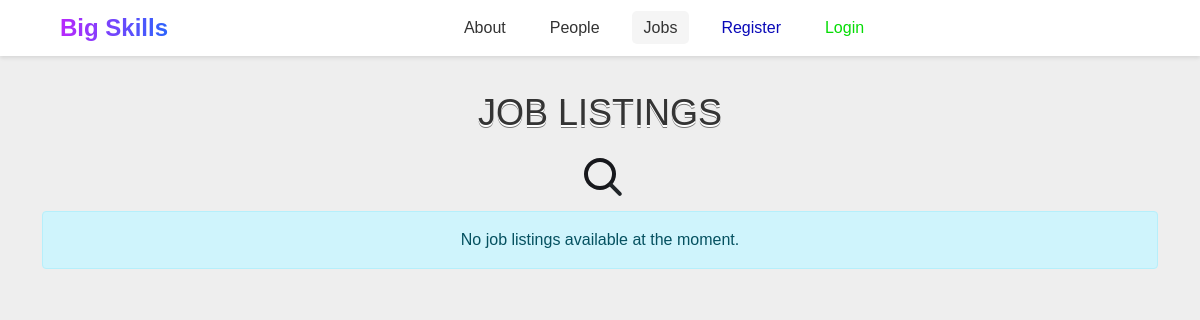
/jobs, run on an earlier commit of the app's database.
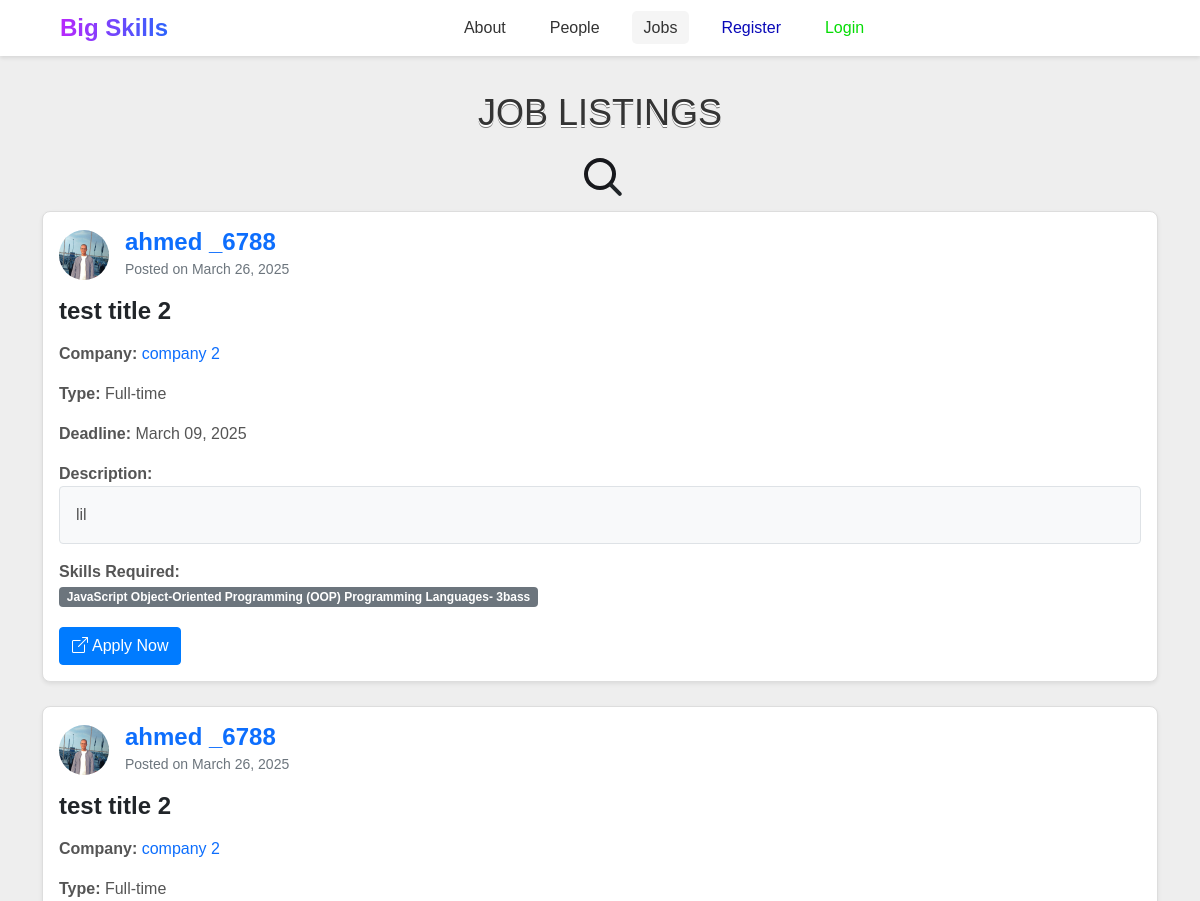
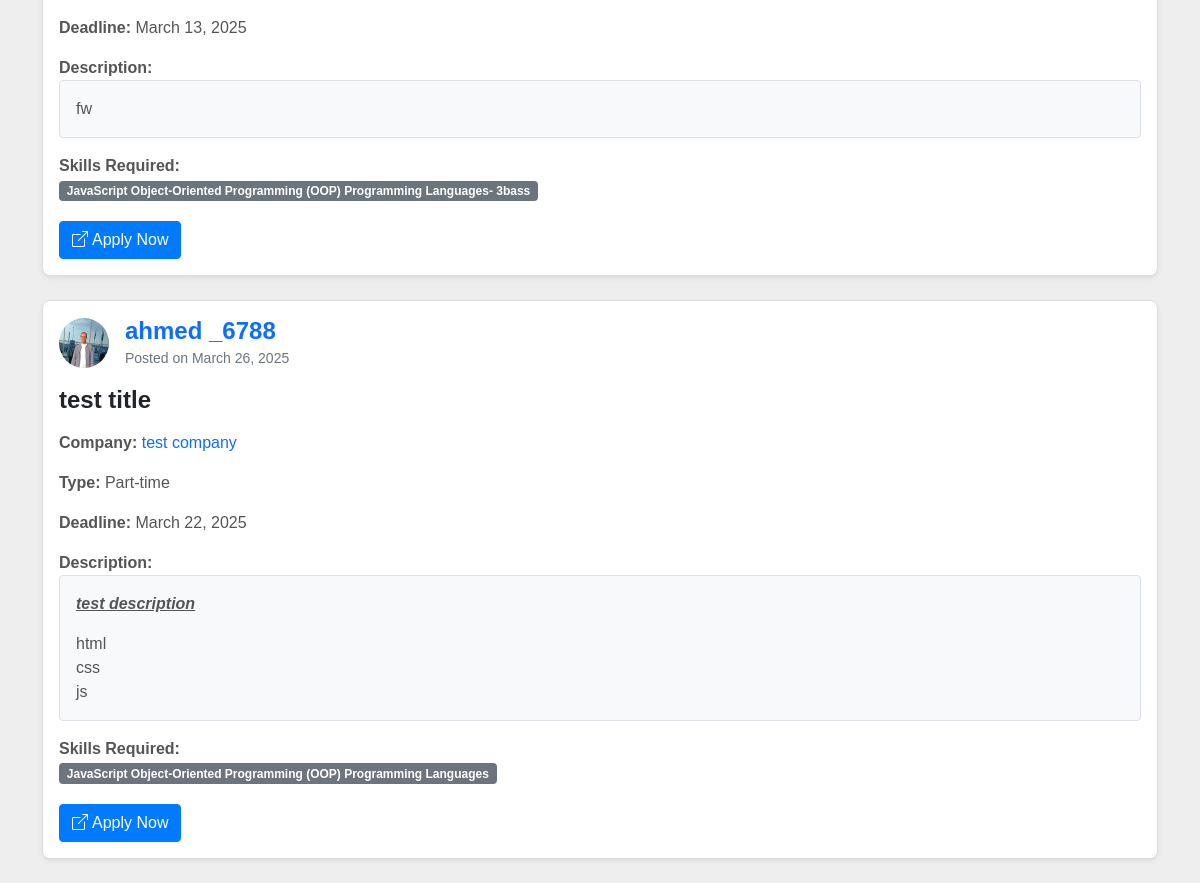
And on a later commit of the database (2 pictures, top to bottom).
### webapp/models.py (models this page shows, shortened)
class Jobs(db.Model):
    id = db.Column(db.Integer, primary_key=True)
    title = db.Column(db.String(100), nullable=False)
    type = db.Column(db.String(50), nullable=False)
    company = db.Column(db.String(100), nullable=False)
    company_url = db.Column(db.String(255), nullable=True)
    description = db.Column(db.Text, nullable=False)
    skills_required = db.Column(db.String(255), nullable=False)
    link_to_apply = db.Column(db.String(255), nullable=False)
    date_posted = db.Column(db.DateTime, nullable=False, default=datetime.utcnow)
    deadline = db.Column(db.DateTime, nullable=False)
    posted_by_id = db.Column(db.Integer, db.ForeignKey("user.id"), nullable=False)
    posted_by = db.relationship("User", backref="posted_jobs")
    saved_by = db.relationship("User", secondary="job_saves", backref="saved_jobs")

class User(db.Model, UserMixin):
    id = db.Column(db.Integer, primary_key=True)
    fname = db.Column(db.String(25), nullable=False)
    lname = db.Column(db.String(25), nullable=False)
    username = db.Column(db.String(25), unique=True, nullable=False)
    email = db.Column(db.String(125), unique=True, nullable=False)
    image_file = db.Column(db.String(255), nullable=False, default="default/default.png")  # Increased length
    password = db.Column(db.String(60), nullable=False)
    phone_number = db.Column(db.String(15), nullable=True)
    bio = db.Column(db.Text, nullable=True)
    resume_link = db.Column(db.String(255), nullable=True)
    register_as = db.Column(db.String(255), nullable=True)
    skills = db.relationship("Skills", backref="author", lazy=True)

### webapp/routes.py (the view, shortened to what this page needs)
@main_pages.route("/jobs")
def jobs():
    search_query = request.args.get('search', '')  # Get search query from URL parameters
    jobs_query = Jobs.query.order_by(Jobs.date_posted.desc())
    all_jobs = jobs_query.all()
    return render_template("jobs.html", jobs=all_jobs, user=current_user,
                         custom="jobs", search_query=search_query,js="search")

### webapp/templates/jobs.html (shortened to what this page needs)
{% extends "layout.html" %}
{% block jobsactive %}active{% endblock %}
{% block content %}
<div class="container mt-5">
    <h1 class="text-center mb-4">Job Listings</h1>
    <form class="form-search-bar" method="GET" action="{{ url_for('main_pages.jobs') }}">
        <input id="search" name="search" type="search" pattern=".*\S.*" required
               value="{{ search_query if search_query }}">
        <span class="caret"></span>
    </form>
    {% if jobs %}
        {% for job in jobs %}
        <div class="card mb-4 shadow-sm">
            <div class="card-body">
                <div class="d-flex align-items-center mb-3">
                    <img class="rounded-circle me-3"
                         src="{{ url_for('static', filename='profile_pics/' + (job.posted_by.image_file or 'default/default.png')) }}"
                         alt="{{ job.posted_by.username }}"
                         style="width: 50px; height: 50px; object-fit: cover;">
                    <div>
                        <a href="{{ url_for('main_pages.user_info', username=job.posted_by.username) }}">
                            <h5 class="card-title mb-0">{{ job.posted_by.username }}</h5>
                        </a>
                        <small class="text-muted">Posted on {{ job.date_posted.strftime('%B %d, %Y') }}</small>
                    </div>
                </div>
                <h3 class="card-title mb-3">{{ job.title }}</h3>
                <div class="row mb-3">
                    <div class="col-md-6">
                        <p class="card-text">
                            <strong>Company:</strong>
                            {% if job.company_url %}
                                <a href="{{ job.company_url }}" target="_blank">{{ job.company }}</a>
                            {% else %}
                                {{ job.company }}
                            {% endif %}
                        </p>
                        <p class="card-text"><strong>Type:</strong> {{ job.type }}</p>
                        <p class="card-text"><strong>Deadline:</strong> {{ job.deadline.strftime('%B %d, %Y') }}</p>
                    </div>
                </div>
                <div class="card-text mb-3">
                    <strong>Description:</strong>
                    <div class="border rounded p-3 bg-light">
                        {{ job.description|safe }}
                    </div>
                </div>
                <div class="card-text mb-3">
                    <strong>Skills Required:</strong>
                    <div>
                        {% for skill in job.skills_required.split(',') %}
                            <span class="badge bg-secondary me-1 mb-1">{{ skill.strip() }}</span>
                        {% endfor %}
                    </div>
                </div>
                <div class="d-flex gap-2">
                    <a href="{{ job.link_to_apply }}" class="btn btn-primary" target="_blank">
                        <i class="bi bi-box-arrow-up-right me-1"></i>Apply Now
                    </a>
                </div>
            </div>
        </div>
        {% endfor %}
    {% else %}
        <div class="alert alert-info text-center" role="alert">
            {% if search_query %}
                No jobs found matching your search.
            {% else %}
                No job listings available at the moment.
            {% endif %}
        </div>
    {% endif %}
</div>
{% endblock content %}

### webapp/templates/layout.html (shortened to what this page needs)
<!DOCTYPE html>
<html lang="en">
<head>
    <link href="https://cdn.jsdelivr.net/npm/bootstrap@5.1.3/dist/css/bootstrap.min.css" rel="stylesheet"
>
    <link rel="stylesheet" href="https://cdn.jsdelivr.net/npm/bootstrap-icons@1.8.1/font/bootstrap-icons.css">
    <link rel="stylesheet" type="text/css" href="{{url_for('static', filename='css/main.css')}}">
    <link rel="stylesheet" type="text/css" href="{{url_for('static', filename='css/all.min.css')}}">
    {% if custom %}
    <link rel="stylesheet" href="{{url_for('static',filename='css/' + custom + '.css')}}">
    {% endif %}
    <link href="https://cdnjs.cloudflare.com/ajax/libs/cropperjs/1.5.12/cropper.min.css" rel="stylesheet">
    <link rel="stylesheet" href="https://cdn.ckeditor.com/ckeditor5/44.3.0/ckeditor5.css">
</head>
<body>
    <header>
        <nav class="header" aria-label="Main Navigation">
            <div class="logo">
                <a href="{{ url_for('main_pages.home') }}" class="logo-link" aria-label="Big Skills Home">Big Skills</a>
            </div>
            <ul class="main-nav">
                <li><a href="{{ url_for('main_pages.about') }}" class="{% block aboutactive %}{% endblock %}" aria-label="About Page">About</a></li>
                <li><a href="{{ url_for('main_pages.people') }}" class="{% block peopleactive %}{% endblock %}" aria-label="People Page">People</a></li>
                <li><a href="{{ url_for('main_pages.jobs') }}" class="{% block jobsactive %}{% endblock %}" aria-label="Jobs Page">Jobs</a></li>
                {% if current_user.is_authenticated %}
                    <li><a href="{{ url_for('skill_pages.skills') }}" class="{% block skillsactive %}{% endblock %}" aria-label="Skills Page">Skills</a></li>
                    <li><a href="{{ url_for('auth_pages.dashboard') }}" class="{% block dashactive %}{% endblock %}" aria-label="User Dashboard">Dashboard</a></li>
                    <li><a href="{{ url_for('auth_pages.logout') }}" style="color:red" aria-label="Logout">Logout</a></li>
                {% else %}
                    <li><a href="{{ url_for('auth_pages.register') }}" class="{% block registeractive %}{% endblock %}" style="color: rgb(9, 9, 184);" aria-label="Register Page">Register</a></li>
                    <li><a href="{{ url_for('auth_pages.login') }}" class="{% block loginactive %}{% endblock %}" style="color: rgb(6, 220, 6);" aria-label="Login Page">Login</a></li>
                {% endif %}
            </ul>
        </nav>
    </header>
    <main>
        {% block content%}{% endblock %}
    </main>
    <link href="https://cdnjs.cloudflare.com/ajax/libs/cropperjs/1.5.12/cropper.min.css" rel="stylesheet">
</body>
</html>

### webapp/static/css/main.css (style rules this page uses)
:root { --main-color:#2196f3; --main-color-alt:#1787e0; --main-transition:0.3s; --main-padding-top:100px; --main-padding-bottom:100px; --Section-background:#ececec; }
html { scroll-behavior: smooth; }
* { -webkit-box-sizing: border-box; -moz-box-sizing: border-box; box-sizing: border-box; padding: 0; margin: 0; }
* { border: 0; box-sizing: border-box; margin: 0; padding: 0; }
.container { margin-top: 30px !important; }
a { text-decoration: none; }
body { background-color: #eee; font-family:Arial, Helvetica, sans-serif; }
ul { list-style: none; margin: 0; padding: 0; }
.header { padding: 10px 5%; display: flex; justify-content: space-between; align-items: center; background-color: #ffffff; box-shadow: 0 2px 4px rgba(0, 0, 0, 0.1); z-index: 1000; }
.logo .logo-link { font-size: 1.5rem; font-weight: 600; text-decoration: none; color: #2c64fc; background: linear-gradient(to right, #b927fc 0%, #2c64fc 100%); -webkit-background-clip: text; background-clip: text; -webkit-text-fill-color: transparent; }
.main-nav { list-style: none; display: flex; margin: 0; padding: 0; }
.main-nav li { margin-left: 20px; }
.main-nav li a { text-decoration: none; color: #333; font-size: 1rem; font-weight: 500; padding: 8px 12px; border-radius: 5px; transition: background-color 0.3s ease; }
.active { background-color: #f5f5f5; }
h1 { margin: 1em 0 0.5em 0; color: #343434; font-weight: normal; font-family: 'Ultra', sans-serif; font-size: 36px; line-height: 42px; text-transform: uppercase; text-shadow: 0 2px white, 0 3px #777; }
.container { animation: fade-in 1s ease-in-out; }
:root { --bg: #e3e4e8; --fg: #17181c; --input: #ffffff; --primary: #255ff4; --dur: 1s; }
.form-search-bar input { color: var(--fg); font: 1em/1.5 Hind, sans-serif; }
.form-search-bar, input, .caret { margin: auto; }
.form-search-bar { position: relative; width: 100%; max-width: 17em; margin-bottom: 15px; }
.form-search-bar input, .caret { display: block; transition: all calc(var(--dur) * 0.5) linear; }
.form-search-bar input { background: transparent; border-radius: 50%; box-shadow: 0 0 0 0.25em inset; caret-color: var(--primary); width: 2em; height: 2em; -webkit-appearance: none; -moz-appearance: none; appearance: none; }
.form-search-bar .caret { background: currentColor; border-radius: 0 0 0.125em 0.125em; margin-bottom: -0.6em; width: 0.25em; height: 1em; transform: translate(0,-1em) rotate(-45deg) translate(0,0.875em); transform-origin: 50% 0; }

### webapp/static/css/jobs.css (style rules this page uses)
.card { border: 1px solid #ddd; border-radius: 8px; }
.card-title { font-size: 1.5rem; font-weight: bold; }
.card-text { font-size: 1rem; color: #555; }
.btn-primary { background-color: #007bff; border-color: #007bff; }
.rounded-circle { border-radius: 50%; }

What changed in the data, as far as the page shows it:
added Jobs: image_file (picture), posted_by.username "ahmed _6788", date_posted "March 26, 2025", title "test title 2", company "company 2", type "Full-time", deadline "March 09, 2025", description "lil", strip "JavaScript Object-Oriented Programming (OOP) Programming Languages- 3bass"
added Jobs: image_file (picture), posted_by.username "ahmed _6788", date_posted "March 26, 2025", title "test title 2", company "company 2", type "Full-time", deadline "March 13, 2025", description "fw", strip "JavaScript Object-Oriented Programming (OOP) Programming Languages- 3bass"
added Jobs: image_file (picture), posted_by.username "ahmed _6788", date_posted "March 26, 2025", title "test title", company "test company", type "Part-time", deadline "March 22, 2025", description "test description html css js", strip "JavaScript Object-Oriented Programming (OOP) Programming Languages"
Also different on the page:
text no longer shown: "No job listings available at the moment."
